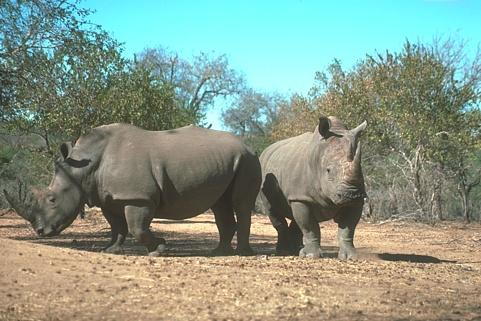
#> input picture opencv4.5.4/images/rhino.jpg, 481 x 321 px, found by its file name
$ python '频域滤波.py'   (older library calls are emulated)
#> lines starting #> are read from the running program, lines starting #| are printed output that depends on the picture; pictures that were not available may be replaced by others from this repository, and a replacement may not be noted
#%%
# -*- coding UTF-8 -*-
'''
@Project : TensorflowStudy
@File : 频域滤波.py
@Author : chenbei
@Date : 2021/9/1 13:23
'''
import matplotlib.pyplot as plt
from matplotlib.pylab import mpl
from matplotlib.font_manager import FontProperties
import numpy as np
import os
from PIL import Image
import skimage.transform
import scipy.signal , scipy.fftpack ,scipy.ndimage,scipy.misc
import numpy.fft
import matplotlib.pylab as pylab
plt.rcParams['font.sans-serif'] = ['Times New Roman']  # 设置字体风格,必须在前然后设置显示中文
mpl.rcParams['font.size'] = 10.5  # 图片字体大小
mpl.rcParams['font.sans-serif'] = ['SimHei']  # 显示中文的命令
mpl.rcParams['axes.unicode_minus'] = False  # 显示负号的命令
mpl.rcParams['agg.path.chunksize'] = 10000
plt.rcParams['figure.figsize'] = (7.8, 3.8)  # 设置figure_size尺寸
plt.rcParams['savefig.dpi'] = 600  # 图片像素
plt.rcParams['figure.dpi'] = 600  # 分辨率
font_set = FontProperties(fname=r"C:\Windows\Fonts\simsun.ttc", size=10.5)
root = os.path.join(os.getcwd(),"ImageProcessing")
img_dir = os.path.join(root,"images")
def signaltonoise(array):
    array = np.asanyarray(array)# 转换为array格式
    m = array.mean()
    sd = array.std()
    # where(condition, [x, y]) 防止出现0除 图片方差为0则返回0
    return np.where(sd == 0, 0, m / sd)
#%%
im = Image.open(img_dir+"\\rhino.jpg").convert("L")
print("im width %d  im height %d" % (im.width,im.height))
#| im width 481  im height 321
im = np.array(im)
def plot_image(im=None,freq=None,isfreq=False,allplot=False,isre=False):
    if im is None and freq is None:
        print("at least one input")
        return None
    if freq is not None :
        assert type(freq) == numpy.ndarray
        if np.max(freq) > 1 :# 说明是uint8型图像
            freq = np.clip(freq.real, 0, 255)
        else:
            freq = np.clip(freq.real,0,1)
    if im is not None:
        assert type(im) == numpy.ndarray
        if isre : # 如果输入的是重建后的图像,一般是complex128,需要取实部
            im = im.real
        else:
            if np.max(im) > 1 :
                im = np.clip(im,0,255)
            else:
                im = np.clip(im,0,1)
    if allplot :
        fig , (ax1,ax2) = pylab.subplots(1,2)
        ax1.imshow(im, cmap='gray') ,ax1.axis('off'),ax1.set_title("time")
        ax2.imshow((20 * np.log10(np.where(freq <= 0, 0.1, freq))).astype(int), cmap='gray')
        ax2.axis('off'), ax2.set_title("freq")
    else:
        if not isfreq :
            pylab.imshow(im,cmap='gray')
        else:
            pylab.imshow((20*np.log10(np.where(freq<=0 , 0.1 ,freq))).astype(int),cmap='gray')
        pylab.axis('off')
    pylab.show()
freq = scipy.fftpack.fft2(im)
# （1）高通滤波器HPF
# 1）展现原始图像和频谱
# plot_image(im,scipy.fftpack.fftshift(freq),allplot=True)
# 2）阻断低频分量：中心位置
freq_shift = scipy.fftpack.fftshift(freq.copy())
height , width = freq_shift.shape
#> height = 321; width = 481
height , width = int(height/2) , int(width/2) # 寻找中心区域(低频分量区域)
#> height = 160; width = 240
radius = 10 # 阻断半径
freq_shift[height-radius : height+radius , width-radius :width+radius] =0  # 阻断低频区域(30×30置0)
# plot_image(freq=freq_shift,isfreq=True)
# 3）重建图像对比
im_re = scipy.fftpack.ifft2(scipy.fftpack.ifftshift(freq_shift)).real # 重建图像需把坐标系变回左上方
im_re = np.clip(im_re,0,255) # 限制范围
 # plot_image(im=im_re)
# 4）不同截止频率对图像的影响
freq_list = list(range(1,max(im.shape)//20)) # 一般截止频率选择图像大小的1/20以内比较好
def cut_off_freq_snr(im,freq_list,filter='low'):
    snr_list = []
    freq = scipy.fftpack.fft2(im)
    height, width = freq.shape
    height , width = height//2 , width//2
    assert len(freq_list) >= 5 # 至少5个截止频率以上
    if len(freq_list) % 5 == 0 :
        row = len(freq_list) // 5 # / 会出现float应使用//5
    else:
        row = len(freq_list) // 5 + 1
    assert type(row) == int
    filters = ['low','high']
    assert filter in filters
    for radius in freq_list :
        assert radius >= 1 # radius从1开始
        freq_shift = scipy.fftpack.fftshift(freq.copy())  # copy避免平移冲突 high + low
        freq_shift[height - radius: height + radius, width - radius:width + radius] = 0 # only high
        im_re = scipy.fftpack.ifft2(scipy.fftpack.ifftshift(freq_shift)).real # high pass
        if filter=='low':
            freq_shift_low = scipy.fftpack.fftshift(freq.copy()) # high + low
            freq_shift_low -= freq_shift # only low
            im_re = scipy.fftpack.ifft2(scipy.fftpack.ifftshift(freq_shift_low)).real # low pass
        im_re = np.clip(im_re, 0, 255)
        snr_list.append(signaltonoise(im_re))
        fig = pylab.figure("HPF-COF Images")
        ax = fig.add_subplot(row,5,radius)
        ax.imshow(im_re, cmap='gray') ,ax.axis('off'),ax.set_title("COF = %d Hz" % (radius),size=10)
    pylab.subplots_adjust(hspace=0.01,wspace=0.01)
    pylab.show()
    return snr_list
def plot_snr_cof(snr_list,freq_list):
    pylab.plot(freq_list,snr_list)
    pylab.title("SNR-COF Charts")
    font = {'family': 'Times New Roman', 'weight': 'normal', 'size': 11}
    pylab.xlabel("cut off frequency",fontdict=font),pylab.ylabel("snr",fontdict=font)
    pylab.show()
# snr_list = cut_off_freq_snr(im,freq_list,filter='high')
# plot_snr_cof(snr_list,freq_list)
#%%
# （2）低通滤波器LPF
addr = r"C:\Users\chenb\Desktop\2021.8.·25备份\我和宝宝的恋爱相册\望京公园\合照\0.jpg"
# im = np.array(Image.open(img_dir+"\\lena.jpg").convert("L"))
im = np.array(Image.open(addr).convert("L"))
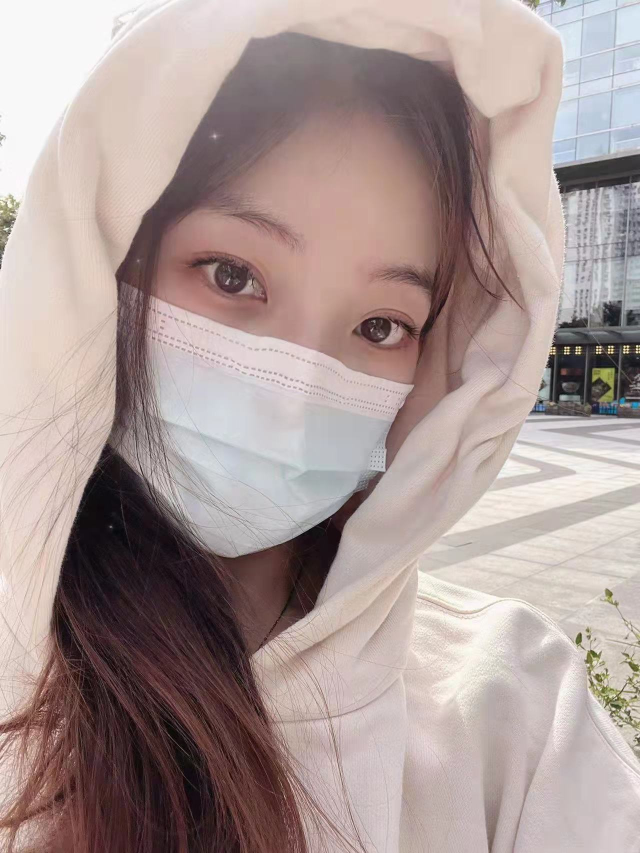
#> input picture opencv4.5.4/images/0.jpg, 1280 x 1706 px, found by its file name (shown at 1/2 size)
#> im: shape (1706, 1280)
# 1）使用低通滤波函数实现 scipy.ndimage.fourier_gaussian
# 此函数的应用在卷积定理和频域高斯模糊.py文件已经使用
# 2）手动阻断 置零高频分量后再取负片
freq_list = list(range(1,max(im.shape)//200))
#> freq_list = [1, 2, 3, 4, 5, 6, 7]
snr_list = cut_off_freq_snr(im,freq_list,filter='low')
#> the loop in cut_off_freq_snr, `for radius in freq_list :` made 7 passes
#> sd in signaltonoise on passes 1 to 7: 15.11, 42.15, 48.46, 52.84, 55.95, 57.34, 58.1
#> pass 1, in cut_off_freq_snr, `im_re = scipy.fftpack.ifft2(scipy.fftpack.ifftshift(freq_shift_low)).r..`:
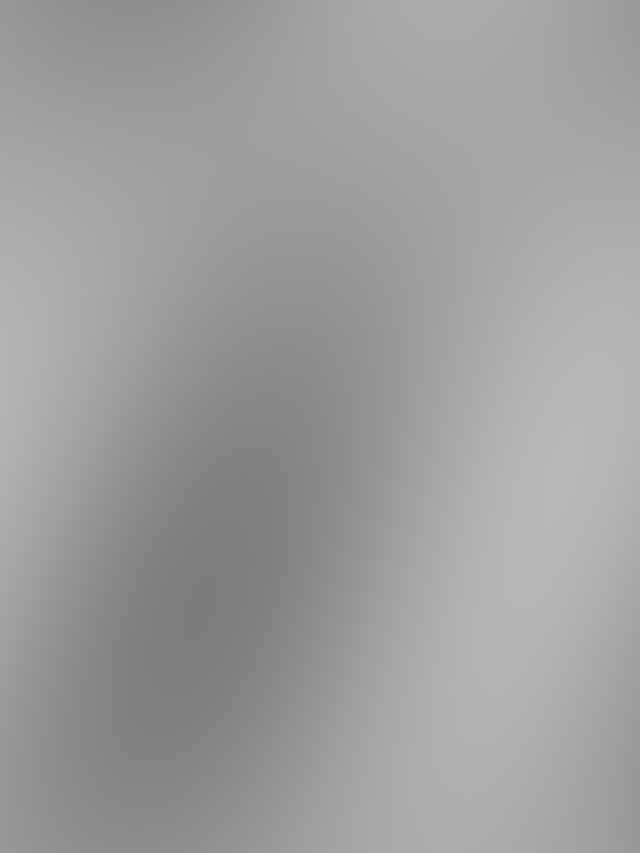
#> im_re: shape (1706, 1280) float64 (shown at 1/2 size); min 124.6, max 184.5, mean 158
#> after the loop in cut_off_freq_snr, `for radius in freq_list :`:
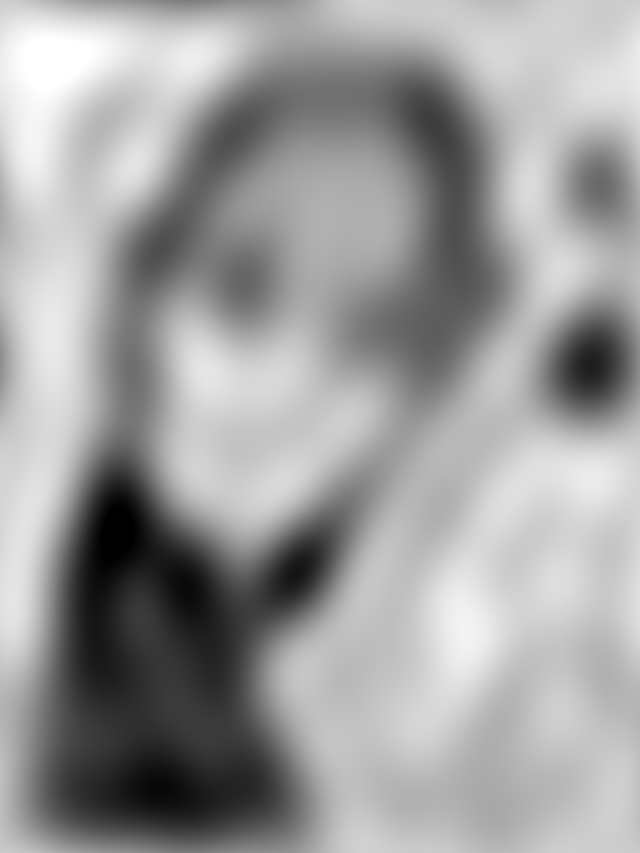
#> im_re: shape (1706, 1280) float64 (shown at 1/2 size); min 0, max 255, mean 158
#> after the loop in cut_off_freq_snr, `for radius in freq_list :`: snr_list = [10.46, 3.75, 3.26, 2.99, 2.82, 2.76, 2.72]
#> snr_list = [10.46, 3.75, 3.26, 2.99, 2.82, 2.76, 2.72]
plot_snr_cof(snr_list,freq_list)
#%%
# （3）带通滤波器BPF DoG高斯差分核
im = pylab.imread(img_dir+"\\tiger.jpg")
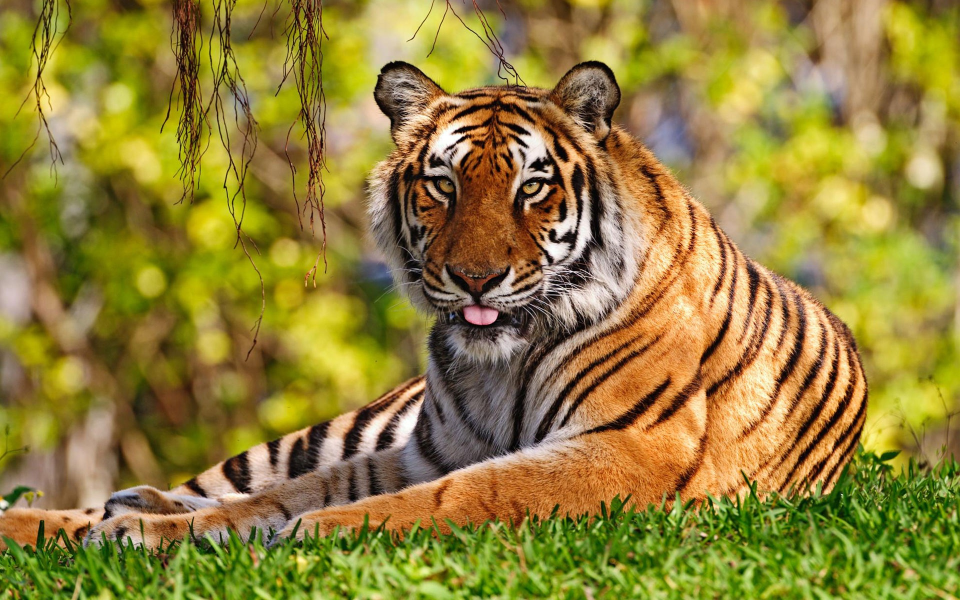
#> input picture ImageProcessing/images/tiger.jpg, 1920 x 1200 px, found by its file name (shown at 1/2 size)
#> im is the input picture: shape (1200, 1920, 3); mean R, G, B 146.1, 128.7, 57.2
im = skimage.img_as_float(im) # [0,1]
x = np.linspace(-20,20,300)
sigma1  ,sigma2 = 10 , 1/np.sqrt(10)
# 没有直接的函数可以实现,需要自定义滤波核,使用scipy.signal.fftconvolve
kernel1 = np.exp(-0.5 * x**2 / sigma1**2) /( np.sqrt(2*np.pi) * sigma1)# 生成一维高斯核
kernel1 /= np.trapz(kernel1) # 使用复合梯形规则沿给定轴积分,默认dx=1时结果等于(首元素+尾部元素)/2 + 其他元素和
print("kernel sum = ",sum(kernel1))
print(np.trapz([1,4,6])) # (1+4)*1/2+(4+6)*1/2 = 4 + 1/2 + 4/2 = 7.5
print(np.newaxis) # 1个常数 就是None
guass_kernel_1 = kernel1[:,np.newaxis] * kernel1[None,:] # kernel[:,np.newaxis]可以将(15,)变成(15,1) high filter
kernel2 = np.exp(-0.5 * x**2 / sigma2**2)/( np.sqrt(2*np.pi) * sigma2)
plt.plot(np.arange(-len(kernel2)//2,len(kernel2)//2),kernel2,label="high filter")
plt.plot(np.arange(-len(kernel1)//2,len(kernel1)//2),kernel1,label="low filter")
plt.legend(),plt.show()
kernel2 /= np.trapz(kernel2)
guass_kernel_2 = kernel2[:,np.newaxis] * kernel2[None,:] # low filter
DoGKernel = guass_kernel_1[:,:,None] - guass_kernel_2[:,:,None] # band filter
im_re = scipy.signal.fftconvolve(im,DoGKernel,mode='same')
#> im_re: shape (1200, 1920, 3) float64
plot_image(im_re)
#%%
# （4）带阻滤波器、陷波滤波器 BSF
im = pylab.imread(img_dir+"\\parrot.jpg")
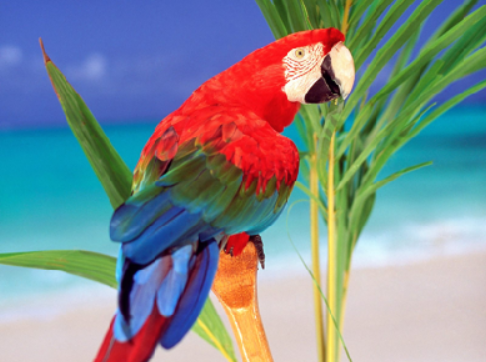
#> input picture opencv4.5.4/images/parrot.png, 486 x 362 px, given in place of parrot.jpg, which was not available
#> im is the input picture: shape (362, 486, 3) float32; mean R, G, B 0.499, 0.549, 0.564
im = np.mean(im,axis=-1) / 255 # 按通道方向平均转为灰度图
#> im: shape (362, 486) float32
im_freq= numpy.fft.ifftshift(numpy.fft.fft2(im))
plot_image(im=im,freq=im_freq,allplot=True)
im_noise = im.copy()
for col in range(im_noise.shape[1]) :
    # 按行添加噪声
    im_noise[:,col] += np.cos(0.1*np.pi*col)
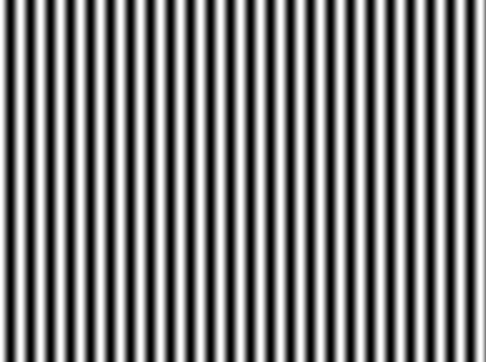
#> im_noise: shape (362, 486) float32; min -1, max 1, mean 0.00963; drawn with min black and max white
im_noise_freq = numpy.fft.ifftshift(numpy.fft.fft2(im_noise))
plot_image(im=im_noise,freq=im_noise_freq,allplot=True)
# 观察到水平线175左右的噪声比较明显,故创造1个竖直范围在170-176,水平范围[0:220][230:486]的两个矩形区域
# 中心区域不要滤除,只能怪中心点为(181,243)
im_noise_freq[180:183,:235] = im_noise_freq[180:183,245:] = 0
im_re_noise = numpy.fft.ifft2(numpy.fft.ifftshift(im_noise_freq))
im_re_noise = np.clip(im_re_noise,0,1)
plot_image(im=im_re_noise,freq=im_noise_freq,allplot=True,isre=True)
#%%
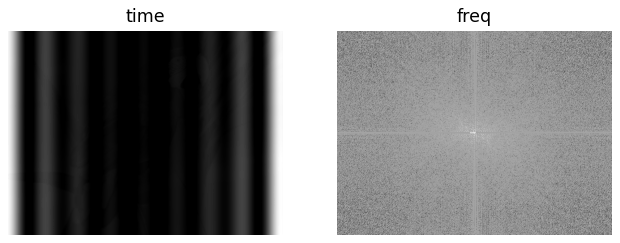
#> figure drawn by matplotlib, 2 panels
